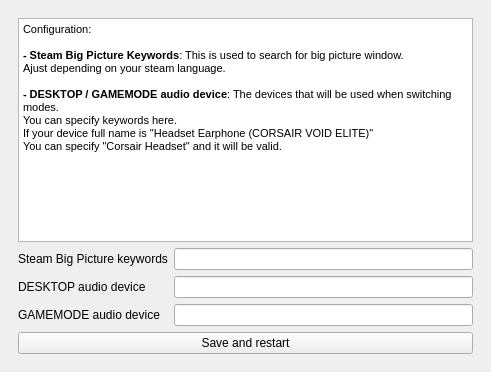
<?xml version="1.0" encoding="UTF-8"?>
<ui version="4.0">
 <class>MainWindow</class>
 <widget class="QMainWindow" name="MainWindow">
  <property name="geometry">
   <rect>
    <x>0</x>
    <y>0</y>
    <width>491</width>
    <height>372</height>
   </rect>
  </property>
  <property name="sizePolicy">
   <sizepolicy hsizetype="Preferred" vsizetype="Preferred">
    <horstretch>0</horstretch>
    <verstretch>0</verstretch>
   </sizepolicy>
  </property>
  <property name="windowTitle">
   <string>MainWindow</string>
  </property>
  <widget class="QWidget" name="centralwidget">
   <layout class="QGridLayout" name="gridLayout_2">
    <item row="0" column="0">
     <widget class="QFrame" name="gridFrame">
      <layout class="QGridLayout" name="gridLayout">
       <item row="2" column="0">
        <widget class="QLabel" name="label_2">
         <property name="text">
          <string>DESKTOP audio device</string>
         </property>
        </widget>
       </item>
       <item row="3" column="0">
        <widget class="QLabel" name="label_3">
         <property name="text">
          <string>GAMEMODE audio device</string>
         </property>
        </widget>
       </item>
       <item row="2" column="1">
        <widget class="QLineEdit" name="desktopEntry"/>
       </item>
       <item row="1" column="0">
        <widget class="QLabel" name="label">
         <property name="text">
          <string>Steam Big Picture keywords</string>
         </property>
        </widget>
       </item>
       <item row="1" column="1">
        <widget class="QLineEdit" name="steamEntry"/>
       </item>
       <item row="3" column="1">
        <widget class="QLineEdit" name="gamemodeEntry"/>
       </item>
       <item row="4" column="0" colspan="2">
        <widget class="QPushButton" name="saveButton">
         <property name="text">
          <string>Save and restart</string>
         </property>
        </widget>
       </item>
       <item row="0" column="0" colspan="2">
        <widget class="QTextEdit" name="textEdit">
         <property name="readOnly">
          <bool>true</bool>
         </property>
         <property name="html">
          <string>&lt;!DOCTYPE HTML PUBLIC &quot;-//W3C//DTD HTML 4.0//EN&quot; &quot;http://www.w3.org/TR/REC-html40/strict.dtd&quot;&gt;
&lt;html&gt;&lt;head&gt;&lt;meta name=&quot;qrichtext&quot; content=&quot;1&quot; /&gt;&lt;style type=&quot;text/css&quot;&gt;
p, li { white-space: pre-wrap; }
&lt;/style&gt;&lt;/head&gt;&lt;body style=&quot; font-family:'MS Shell Dlg 2'; font-size:8.25pt; font-weight:400; font-style:normal;&quot;&gt;
&lt;p style=&quot; margin-top:0px; margin-bottom:0px; margin-left:0px; margin-right:0px; -qt-block-indent:0; text-indent:0px;&quot;&gt;Configuration:&lt;br /&gt;&lt;br /&gt;&lt;span style=&quot; font-weight:600;&quot;&gt;- Steam Big Picture Keywords&lt;/span&gt;: This is used to search for big picture window.&lt;br /&gt;Ajust depending on your steam language.&lt;/p&gt;
&lt;p style=&quot;-qt-paragraph-type:empty; margin-top:0px; margin-bottom:0px; margin-left:0px; margin-right:0px; -qt-block-indent:0; text-indent:0px;&quot;&gt;&lt;br /&gt;&lt;/p&gt;
&lt;p style=&quot; margin-top:0px; margin-bottom:0px; margin-left:0px; margin-right:0px; -qt-block-indent:0; text-indent:0px;&quot;&gt;&lt;span style=&quot; font-weight:600;&quot;&gt;- DESKTOP / GAMEMODE audio device&lt;/span&gt;: The devices that will be used when switching modes.&lt;br /&gt;You can specify keywords here.&lt;br /&gt;If your device full name is &amp;quot;Headset Earphone (CORSAIR VOID ELITE)&amp;quot;&lt;/p&gt;
&lt;p style=&quot; margin-top:0px; margin-bottom:0px; margin-left:0px; margin-right:0px; -qt-block-indent:0; text-indent:0px;&quot;&gt;You can specify &amp;quot;Corsair Headset&amp;quot; and it will be valid.&lt;/p&gt;&lt;/body&gt;&lt;/html&gt;</string>
         </property>
         <property name="textInteractionFlags">
          <set>Qt::NoTextInteraction</set>
         </property>
        </widget>
       </item>
      </layout>
     </widget>
    </item>
   </layout>
  </widget>
 </widget>
 <resources/>
 <connections/>
</ui>
